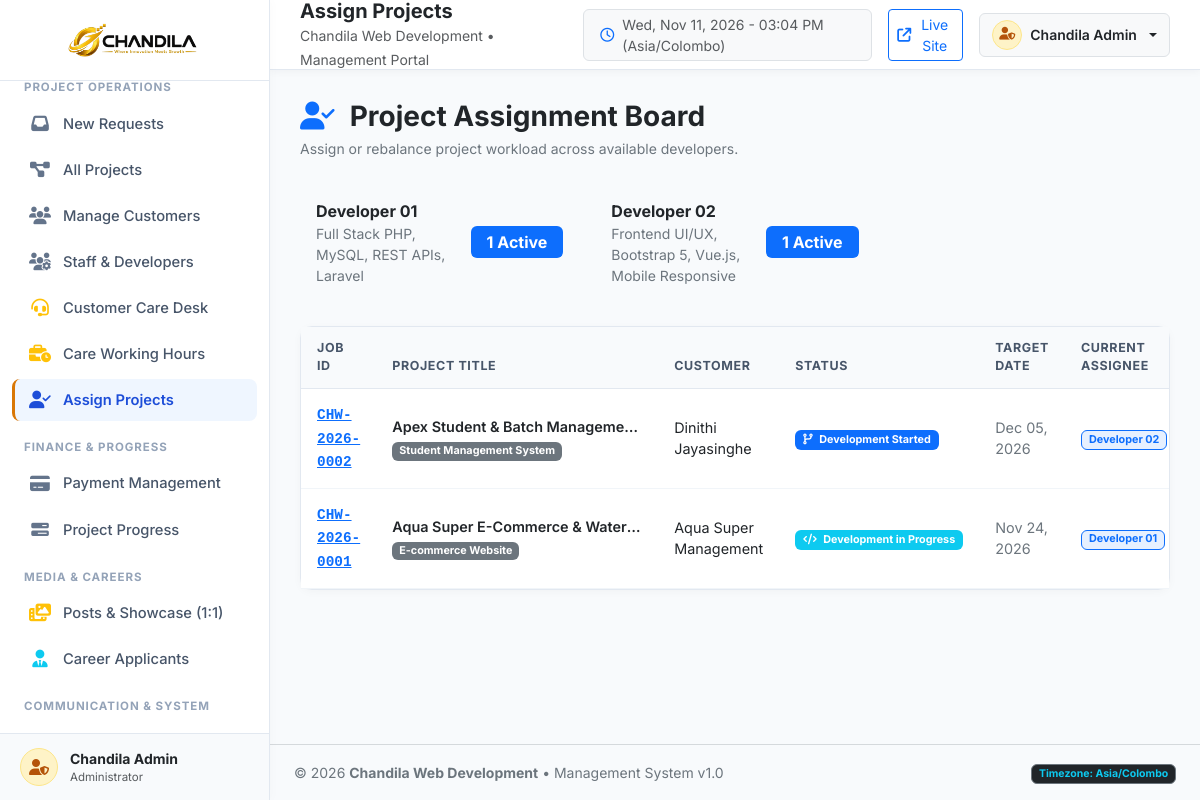
Screenshot of /admin/assign.php (signed in) with the database file from the repository.
### tables this page shows
CREATE TABLE `users` (
  `id` INT(11) NOT NULL AUTO_INCREMENT,
  `username` VARCHAR(50) NOT NULL UNIQUE,
  `email` VARCHAR(100) NOT NULL UNIQUE,
  `password_hash` VARCHAR(255) NOT NULL,
  `full_name` VARCHAR(100) NOT NULL,
  `phone` VARCHAR(30) DEFAULT NULL,
  `role` ENUM('admin', 'developer', 'customer_care') NOT NULL DEFAULT 'developer',
  `skills` VARCHAR(255) DEFAULT 'Full Stack Development',
  `status` ENUM('active', 'inactive') NOT NULL DEFAULT 'active',
  `avatar` VARCHAR(255) DEFAULT NULL,
  `last_login` DATETIME DEFAULT NULL,
  `created_at` DATETIME NOT NULL DEFAULT CURRENT_TIMESTAMP,
  `updated_at` DATETIME NOT NULL DEFAULT CURRENT_TIMESTAMP ON UPDATE CURRENT_TIMESTAMP,
  PRIMARY KEY (`id`),
  INDEX `idx_role` (`role`),
  INDEX `idx_status` (`status`)
);

CREATE TABLE `projects` (
  `id` INT(11) NOT NULL AUTO_INCREMENT,
  `job_id` VARCHAR(30) NOT NULL UNIQUE,
  `customer_id` INT(11) NOT NULL,
  `project_title` VARCHAR(200) NOT NULL,
  `project_type` ENUM(
    'Business Website',
    'E-commerce Website',
    'Web Application',
    'Student Management System',
    'Booking System',
    'Custom Web Application',
    'Other'
  ) NOT NULL DEFAULT 'Business Website',
  `description` TEXT NOT NULL,
  `required_features` TEXT NOT NULL,
  `reference_url` VARCHAR(255) DEFAULT NULL,
  `expected_budget` VARCHAR(100) DEFAULT NULL,
  `total_cost` DECIMAL(12,2) NOT NULL DEFAULT 0.00,
  `advance_amount` DECIMAL(12,2) NOT NULL DEFAULT 0.00,
  `milestone2_amount` DECIMAL(12,2) NOT NULL DEFAULT 0.00,
  `final_amount` DECIMAL(12,2) NOT NULL DEFAULT 0.00,
  `total_paid` DECIMAL(12,2) NOT NULL DEFAULT 0.00,
  `balance_due` DECIMAL(12,2) NOT NULL DEFAULT 0.00,
  `status` ENUM(
    'Request Submitted',
    'Request Reviewed',
    'Project Confirmed',
    'Advance Payment Pending',
    'Advance Payment Confirmed',
    'Development Started',
    'Development in Progress',
    'Second Payment Pending',
    'Client Review / Revisions',
    'Final Payment Pending',
    'Hosting & Deployment',
    'Project Completed',
    'Project Delivered',
    'Cancelled'
  ) NOT NULL DEFAULT 'Request Submitted',
  `progress_percentage` INT(3) NOT NULL DEFAULT 0,
  `assigned_developer_id` INT(11) DEFAULT NULL,
  `assigned_date` DATETIME DEFAULT NULL,
  `expected_completion_date` DATE DEFAULT NULL,
  `development_completed_date` DATETIME DEFAULT NULL,
  `hosting_url` VARCHAR(255) DEFAULT NULL,
  `hosting_deployed_date` DATETIME DEFAULT NULL,
  `delivered_date` DATETIME DEFAULT NULL,
  `additional_requirements` TEXT DEFAULT NULL,
  `internal_notes` TEXT DEFAULT NULL,
  `is_approved` TINYINT(1) NOT NULL DEFAULT 0,
  `created_at` DATETIME NOT NULL DEFAULT CURRENT_TIMESTAMP,
  `updated_at` DATETIME NOT NULL DEFAULT CURRENT_TIMESTAMP ON UPDATE CURRENT_TIMESTAMP,
  PRIMARY KEY (`id`),
  INDEX `idx_job_id` (`job_id`),
  INDEX `idx_customer` (`customer_id`),
  INDEX `idx_assigned_dev` (`assigned_developer_id`),
  INDEX `idx_status` (`status`),
  CONSTRAINT `fk_project_customer` FOREIGN KEY (`customer_id`) REFERENCES `customers` (`id`) ON DELETE CASCADE,
  CONSTRAINT `fk_project_dev` FOREIGN KEY (`assigned_developer_id`) REFERENCES `users` (`id`) ON DELETE SET NULL
);

CREATE TABLE `customers` (
  `id` INT(11) NOT NULL AUTO_INCREMENT,
  `full_name` VARCHAR(100) NOT NULL,
  `company_name` VARCHAR(150) DEFAULT NULL,
  `email` VARCHAR(100) NOT NULL,
  `phone` VARCHAR(30) NOT NULL,
  `whatsapp_number` VARCHAR(30) NOT NULL,
  `address` TEXT DEFAULT NULL,
  `created_at` DATETIME NOT NULL DEFAULT CURRENT_TIMESTAMP,
  `updated_at` DATETIME NOT NULL DEFAULT CURRENT_TIMESTAMP ON UPDATE CURRENT_TIMESTAMP,
  PRIMARY KEY (`id`),
  INDEX `idx_customer_email` (`email`),
  INDEX `idx_customer_whatsapp` (`whatsapp_number`)
);

### admin/assign.php (the view, shortened to what this page needs)
<?php
require_once __DIR__ . '/../includes/functions.php';
require_once __DIR__ . '/../includes/admin_header.php';
$developers = $pdo->query("
    SELECT u.*,
           COUNT(CASE WHEN p.status IN ('Development Started', 'Development in Progress', 'Second Payment Pending', 'Client Review / Revisions') THEN 1 END) AS ongoing_count
    FROM users u
    LEFT JOIN projects p ON u.id = p.assigned_developer_id
    WHERE u.role = 'developer' AND u.status = 'active'
    GROUP BY u.id
    ORDER BY u.full_name ASC
")->fetchAll();
$projects = $pdo->query("
    SELECT p.*, c.full_name AS customer_name, u.full_name AS dev_name
    FROM projects p
    JOIN customers c ON p.customer_id = c.id
    LEFT JOIN users u ON p.assigned_developer_id = u.id
    WHERE p.status NOT IN ('Project Completed', 'Project Delivered', 'Cancelled')
    ORDER BY p.assigned_developer_id IS NULL DESC, p.created_at DESC
")->fetchAll();
?>
<div class="d-flex justify-content-between align-items-center mb-4">
    <div>
        <h3 class="text-dark fw-bold mb-1"><i class="fa-solid fa-user-check text-primary me-2"></i> Project Assignment Board</h3>
        <p class="text-secondary small mb-0">Assign or rebalance project workload across available developers.</p>
    </div>
</div>
<div class="row g-3 mb-4">
    <?php foreach ($developers as $dev): ?>
        <div class="col-md-6 col-lg-4">
            <div class="chandila-card p-3">
                <div class="d-flex justify-content-between align-items-center">
                    <div>
                        <div class="fw-bold text-dark"><?php echo htmlspecialchars($dev['full_name']); ?></div>
                        <div class="text-secondary small"><?php echo htmlspecialchars($dev['skills']); ?></div>
                    </div>
                    <span class="badge bg-primary fs-6 px-3 py-2"><?php echo (int)$dev['ongoing_count']; ?> Active</span>
                </div>
            </div>
        </div>
    <?php endforeach; ?>
</div>
<div class="admin-card">
    <div class="table-responsive">
        <table class="table table-chandila">
            <thead>
                <tr>
                    <th>Job ID</th>
                    <th>Project Title</th>
                    <th>Customer</th>
                    <th>Status</th>
                    <th>Target Date</th>
                    <th>Current Assignee</th>
                </tr>
            </thead>
            <tbody>
                <?php if (empty($projects)): ?>
                    <tr>
                        <td colspan="7" class="text-center text-secondary py-5">No active projects requiring assignment.</td>
                    </tr>
                <?php else: ?>
                    <?php foreach ($projects as $proj): ?>
                        <tr>
                            <td>
                                <a href="<?php echo BASE_URL; ?>/admin/project_view.php?id=<?php echo $proj['id']; ?>" class="fw-bold font-monospace text-primary">
                                    <?php echo htmlspecialchars($proj['job_id']); ?>
                                </a>
                            </td>
                            <td>
                                <div class="fw-semibold text-dark text-truncate" style="max-width: 250px;">
                                    <?php echo htmlspecialchars($proj['project_title']); ?>
                                </div>
                                <span class="badge bg-secondary small"><?php echo htmlspecialchars($proj['project_type']); ?></span>
                            </td>
                            <td class="text-dark small"><?php echo htmlspecialchars($proj['customer_name']); ?></td>
                            <td><?php echo getStatusBadge($proj['status']); ?></td>
                            <td class="small text-secondary"><?php echo formatDateOnly($proj['expected_completion_date']); ?></td>
                            <td>
                                <?php if (!empty($proj['dev_name'])): ?>
                                    <span class="badge bg-primary bg-opacity-10 text-primary border border-primary border-opacity-20"><?php echo htmlspecialchars($proj['dev_name']); ?></span>
                                <?php else: ?>
                                    <span class="badge bg-warning text-dark"><i class="fa-solid fa-triangle-exclamation me-1"></i> Unassigned</span>
                                <?php endif; ?>
                            </td>
                        </tr>
                    <?php endforeach; ?>
                <?php endif; ?>
            </tbody>
        </table>
    </div>
</div>
<?php require_once __DIR__ . '/../includes/admin_footer.php'; ?>

### includes/functions.php (shortened to what this page needs)
<?php
if (!defined('CHANDILA_FUNCTIONS_LOADED')) {
function formatDateOnly(?string $date): string {
    $d = new DateTime($date, new DateTimeZone('Asia/Colombo'));
    return $d->format('M d, Y');
}
function getStatusBadge(string $status): string {
    $map = [
        'Request Submitted'          => ['bg' => 'secondary', 'icon' => 'fa-paper-plane'],
        'Request Reviewed'           => ['bg' => 'info',      'icon' => 'fa-eye'],
        'Project Confirmed'          => ['bg' => 'primary',   'icon' => 'fa-circle-check'],
        'Advance Payment Pending'    => ['bg' => 'warning',   'icon' => 'fa-hourglass-half'],
        'Advance Payment Confirmed'  => ['bg' => 'success',   'icon' => 'fa-money-bill-wave'],
        'Development Started'        => ['bg' => 'primary',   'icon' => 'fa-code-branch'],
        'Development in Progress'    => ['bg' => 'info',      'icon' => 'fa-code'],
        'Second Payment Pending'     => ['bg' => 'warning',   'icon' => 'fa-file-invoice-dollar'],
        'Client Review / Revisions'  => ['bg' => 'warning',   'icon' => 'fa-comments'],
        'Final Payment Pending'      => ['bg' => 'danger',    'icon' => 'fa-wallet'],
        'Hosting & Deployment'       => ['bg' => 'info',      'icon' => 'fa-server fa-bounce'],
        'Project Completed'          => ['bg' => 'success',   'icon' => 'fa-flag-checkered'],
        'Project Delivered'          => ['bg' => 'success',   'icon' => 'fa-trophy'],
        'Cancelled'                  => ['bg' => 'dark',      'icon' => 'fa-ban']
    ];
    $info = $map[$status] ?? ['bg' => 'secondary', 'icon' => 'fa-circle-info'];
    $bg = $info['bg'];
    $icon = $info['icon'];
    return "<span class=\"badge bg-{$bg} px-2 py-1 text-nowrap\"><i class=\"fa-solid {$icon} me-1\"></i> " . htmlspecialchars($status) . "</span>";
}
}

### assets/css/admin.css (style rules this page uses)
:root { --admin-sidebar-bg: #ffffff; --admin-content-bg: #f8fafc; --admin-card-bg: #ffffff; --admin-border: #e2e8f0; --admin-primary: #2563eb; --admin-gold: #d97706; --admin-text: #0f172a; --admin-text-muted: #64748b; --admin-success: #10b981; --admin-warning: #f59e0b; --admin-danger: #ef4444; }
html { overflow-x: hidden; max-width: 100%; width: 100%; -webkit-text-size-adjust: 100%; }
body.admin-body { background-color: var(--admin-content-bg); color: var(--admin-text); font-family: 'Inter', -apple-system, BlinkMacSystemFont, 'Segoe UI', Roboto, Helvetica, Arial, sans-serif; overflow-x: hidden; max-width: 100%; width: 100%; margin: 0; padding: 0; }
.admin-card { background: #ffffff; border: 1px solid var(--admin-border); border-radius: 12px; margin-bottom: 25px; box-shadow: 0 2px 10px rgba(0, 0, 0, 0.03); }
.table-chandila { color: #1e293b; vertical-align: middle; margin-bottom: 0; }
.table-chandila thead th { background-color: #f8fafc; color: #475569; font-size: 0.78rem; font-weight: 700; text-transform: uppercase; letter-spacing: 0.05em; border-bottom: 1.5px solid var(--admin-border); padding: 12px 16px; }
.table-chandila tbody td { padding: 14px 16px; border-bottom: 1px solid #f1f5f9; font-size: 0.9rem; }

### rows the page displays
users: full_name "Developer 01", skills "Full Stack PHP, MySQL, REST APIs, Laravel", ongoing_count "1"
users: full_name "Developer 02", skills "Frontend UI/UX, Bootstrap 5, Vue.js, Mobile Responsive", ongoing_count "1"
projects: job "CHW-2026-0002", project_title "Apex Student & Batch Manageme…", project_type "Student Management System", customer.full_name "Dinithi Jayasinghe", status "Development Started", expected_completion_date "Dec 05, 2026", assigned_developer.full_name "Developer 02"
projects: job "CHW-2026-0001", project_title "Aqua Super E-Commerce & Water…", project_type "E-commerce Website", customer.full_name "Aqua Super Management", status "Development in Progress", expected_completion_date "Nov 24, 2026", assigned_developer.full_name "Developer 01"

### other values shown
$currentUser['full_name'] "Chandila Admin"
$adminTitle "Assign Projects"
